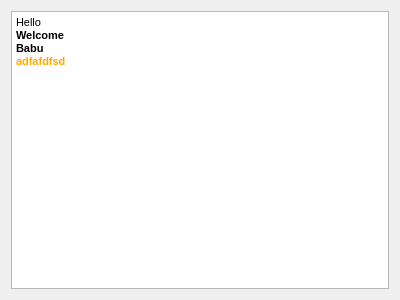
<?xml version="1.0" encoding="UTF-8"?>
<ui version="4.0">
 <class>Form</class>
 <widget class="QWidget" name="Form">
  <property name="geometry">
   <rect>
    <x>0</x>
    <y>0</y>
    <width>400</width>
    <height>300</height>
   </rect>
  </property>
  <property name="windowTitle">
   <string>Form</string>
  </property>
  <layout class="QVBoxLayout" name="verticalLayout">
   <item>
    <widget class="QTextBrowser" name="textBrowser">
     <property name="html">
      <string>&lt;!DOCTYPE HTML PUBLIC &quot;-//W3C//DTD HTML 4.0//EN&quot; &quot;http://www.w3.org/TR/REC-html40/strict.dtd&quot;&gt;
&lt;html&gt;&lt;head&gt;&lt;meta name=&quot;qrichtext&quot; content=&quot;1&quot; /&gt;&lt;style type=&quot;text/css&quot;&gt;
p, li { white-space: pre-wrap; }
&lt;/style&gt;&lt;/head&gt;&lt;body style=&quot; font-family:'MS Shell Dlg 2'; font-size:8.25pt; font-weight:400; font-style:normal;&quot;&gt;
&lt;p style=&quot; margin-top:0px; margin-bottom:0px; margin-left:0px; margin-right:0px; -qt-block-indent:0; text-indent:0px;&quot;&gt;Hello&lt;/p&gt;
&lt;p style=&quot; margin-top:0px; margin-bottom:0px; margin-left:0px; margin-right:0px; -qt-block-indent:0; text-indent:0px;&quot;&gt;&lt;span style=&quot; font-weight:600;&quot;&gt;Welcome&lt;/span&gt;&lt;/p&gt;
&lt;p style=&quot; margin-top:0px; margin-bottom:0px; margin-left:0px; margin-right:0px; -qt-block-indent:0; text-indent:0px;&quot;&gt;&lt;span style=&quot; font-weight:600;&quot;&gt;Babu&lt;/span&gt;&lt;/p&gt;
&lt;p style=&quot; margin-top:0px; margin-bottom:0px; margin-left:0px; margin-right:0px; -qt-block-indent:0; text-indent:0px;&quot;&gt;&lt;span style=&quot; font-weight:600; color:#ffaa00;&quot;&gt;adfafdfsd&lt;/span&gt;&lt;/p&gt;&lt;/body&gt;&lt;/html&gt;</string>
     </property>
    </widget>
   </item>
  </layout>
 </widget>
 <resources/>
 <connections/>
</ui>
